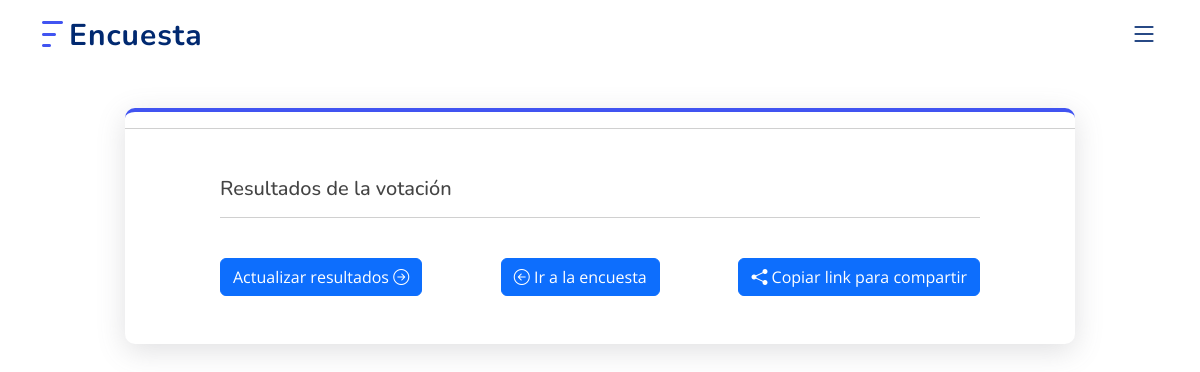
Before: /resultados_encuesta.php?encuesta=CWMS9oZT1zAliiQGjz6Q with the older database file.
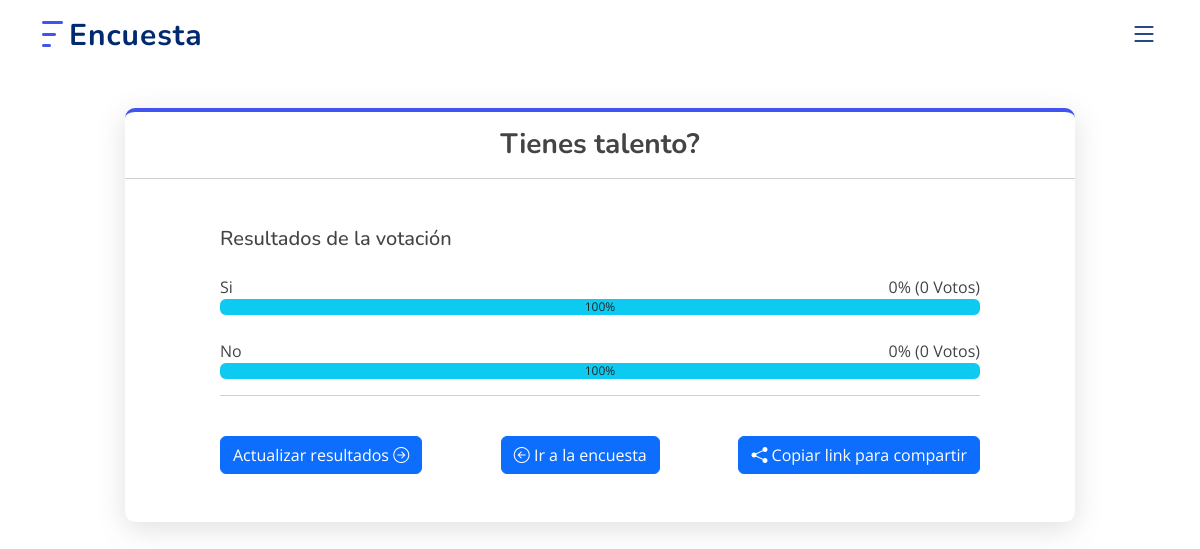
After: the same page with the newer database file.
### tables this page shows
CREATE TABLE `tbl_encuestas` (
  `id` int(11) unsigned NOT NULL AUTO_INCREMENT,
  `code_encuesta` varchar(100) DEFAULT NULL,
  `titulo_encuesta` varchar(250) NOT NULL DEFAULT '',
  `tipo_encuesta` varchar(80) DEFAULT NULL,
  `solicitar_nombre_participante` int(11) DEFAULT 0,
  `permitir_comentarios` int(11) DEFAULT 0,
  `visibilidad_resultados` varchar(100) DEFAULT NULL,
  `duplicados_de_voz` varchar(60) DEFAULT NULL,
  `seguridad_cookies` int(11) DEFAULT 0,
  `seguridad_user_agents` int(11) DEFAULT 0,
  `validar_vpn` int(11) DEFAULT 0,
  `fecha_finalizacion` timestamp NULL DEFAULT NULL,
  `created_at` timestamp NULL DEFAULT current_timestamp(),
  PRIMARY KEY (`id`)
);

CREATE TABLE `tbl_opciones_encuesta` (
  `id_pregunta` int(11) unsigned NOT NULL AUTO_INCREMENT,
  `code_encuesta` varchar(100) DEFAULT NULL,
  `opcion_encuesta` mediumtext DEFAULT NULL,
  `imagen_encuesta` varchar(100) DEFAULT NULL,
  PRIMARY KEY (`id_pregunta`)
);

### code_encuesta/acciones_encuesta.php (called while the page is built, shortened)
<?php
   function obtenerEncuesta($con, $code_encuesta)
   {
       $sqlEncuesta = "SELECT
                   e.code_encuesta,
                   e.titulo_encuesta,
                   e.permitir_comentarios,
                   e.solicitar_nombre_participante,
                   e.permitir_comentarios,
                   e.created_at,
                   e.fecha_finalizacion
               FROM tbl_encuestas AS e
               WHERE e.code_encuesta ='" . mysqli_real_escape_string($con, $code_encuesta) . "'";
       $queryEncuesta = mysqli_query($con, $sqlEncuesta);
       $data = mysqli_fetch_assoc($queryEncuesta);
       return $data;
   }
   function obtenerResultadosEncuesta($con, $code_encuesta)
   {
       $sqlRespuestas = ("SELECT
               o.id_pregunta,
               o.opcion_encuesta,
               o.imagen_encuesta,
           IFNULL(COUNT(r.respuesta_encuesta), 0) AS total_respuestas
           FROM tbl_opciones_encuesta AS o
           LEFT JOIN tbl_respuestas_encuestas AS r
           ON o.code_encuesta = r.code_encuesta
           AND o.opcion_encuesta = r.respuesta_encuesta
           WHERE o.code_encuesta ='$code_encuesta'
           GROUP BY o.id_pregunta, o.opcion_encuesta
           ORDER BY total_respuestas desc");
       $queryRespuesta = mysqli_query($con, $sqlRespuestas);
       return $queryRespuesta;
   }

### resultados_encuesta.php (the view, shortened to what this page needs)
<!DOCTYPE html>
<html lang="en">
<link rel="stylesheet" href="assets/css/my_custom.css">
<head>
</head>
<body>
    <?php
    if (isset($_POST['encuesta'])) {
        $code_encuesta = $_POST['encuesta'];
    } elseif (isset($_GET['encuesta'])) {
        $code_encuesta = $_GET['encuesta'];
    } else {
        header("Location: index.php");
        exit;
    }
    include('code_encuesta/acciones_encuesta.php');
    $resultadoDetalleEncuesta = obtenerEncuesta($con, $code_encuesta);
    $resultadoRespuestas = obtenerResultadosEncuesta($con, $code_encuesta);
    ?>
    <main id="main mt-5 mb-5">
        <section id="contact" class="contact mt-5">
            <div class="container" data-aos="fade-up">
                <div class="row justify-content-md-center">
                    <div class="col-md-10 box_shadox">
                        <h3 class="text-center mt-3 mb-5">
                            <strong>
                                <?php echo $resultadoDetalleEncuesta['titulo_encuesta']; ?>
                            </strong>
                            <hr>
                        </h3>
                        <div class="mb-5" style="width: 80%; margin:0 auto;">
                            <h5>Resultados de la votaci&oacute;n</h5>
                            <?php
                            $contador = 0;
                            while ($row = mysqli_fetch_assoc($resultadoRespuestas)) {
                                $porcentajeVotaron = ($row['total_respuestas'] / 100) * 100;
                                $contador++;
                            ?>
                                <span id="<?php echo $row['id_pregunta']; ?>">
                                    <label class="mt-4" for="<?php echo $row['total_respuestas']; ?>" style="display: flex; justify-content: space-between;">
                                        <span><?php echo $row['opcion_encuesta']; ?></span>
                                        <span><?php echo $porcentajeVotaron; ?>% (<?php echo $row['total_respuestas']; ?> Votos)</span>
                                    </label>
                                    <div id="progre_<?php echo $contador; ?>">
                                        <div id="progress" class="progress" style="width:100%;">
                                            <div id="progress-bar" class="progress-bar bg-info text-dark" role="progressbar" aria-valuenow="0" aria-valuemin="0" aria-valuemax="100" style="width:0%;">
                                                <span id="texto"> </span>
                                            </div>
                                        </div>
                                    </div>
                                </span>
                            <?php   } ?>
                            <hr>
                            <div class="form-group btnsFlexbox">
                                <a href="resultados_encuesta.php?encuesta=<?php echo $code_encuesta; ?>" class="btn btn-primary mt-4">
                                    Actualizar resultados
                                    <i class="bi bi-arrow-right-circle"></i>
                                </a>
                                <a href="tu_encuesta.php?encuesta=<?php echo $code_encuesta; ?>" class="btn btn-primary mt-4" type="submit">
                                    <i class="bi bi-arrow-left-circle"></i>
                                    Ir a la encuesta
                                </a>
                                <button class="btn btn-primary mt-4" onclick="copiarTexto()">
                                    <i class="bi bi-share-fill"></i>
                                    Copiar link para compartir
                                </button>
                            </div>
                        </div>
                    </div>
                </div>
            </div>
        </section>
    </main>
</body>
</html>

### assets/css/style.css (style rules this page uses)
:root { scroll-behavior: smooth; }
body { font-family: "Open Sans", sans-serif; color: #444444; }
a { color: #4154f1; text-decoration: none; }
h1, h2, h3, h4, h5, h6 { font-family: "Nunito", sans-serif; }
section { padding: 60px 0; overflow: hidden; }
.header { transition: all 0.5s; z-index: 997; padding: 20px 0; }
.header .logo { line-height: 0; }
.header .logo img { max-height: 40px; margin-right: 6px; }
.header .logo span { font-size: 30px; font-weight: 700; letter-spacing: 1px; color: #012970; font-family: "Nunito", sans-serif; margin-top: 3px; }
.navbar { padding: 0; }
.mobile-nav-toggle { color: #012970; font-size: 28px; cursor: pointer; display: none; line-height: 0; transition: 0.5s; }
@media (max-width: 1200px) { .mobile-nav-toggle { display: block; } }

### assets/css/my_custom.css (style rules this page uses)
.box_shadox { padding: 0px !important; border-top: 4px solid #4154f1; border-radius: 10px; box-shadow: rgba(100, 100, 111, 0.2) 0px 7px 29px 0px; }
.btnsFlexbox { display: flex; justify-content: space-between; flex-wrap: wrap; }

Changed rows visible on the page:
added tbl_encuestas: titulo_encuesta "Tienes talento?"
added tbl_opciones_encuesta: opcion_encuesta "Si", porcentajeVotaron "0", total_respuestas "0"
added tbl_opciones_encuesta: opcion_encuesta "No", porcentajeVotaron "0", total_respuestas "0"
